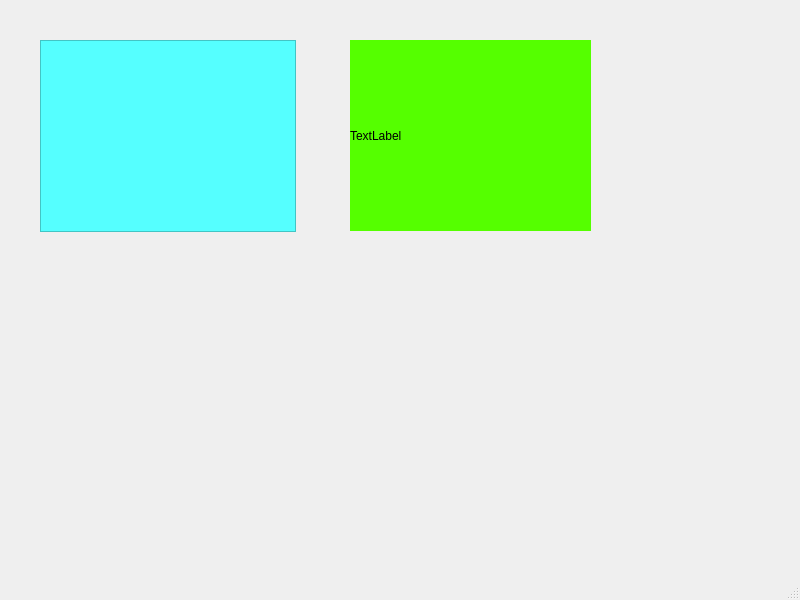
<?xml version="1.0" encoding="UTF-8"?>
<ui version="4.0">
 <class>MainWindow</class>
 <widget class="QMainWindow" name="MainWindow">
  <property name="geometry">
   <rect>
    <x>0</x>
    <y>0</y>
    <width>800</width>
    <height>600</height>
   </rect>
  </property>
  <property name="windowTitle">
   <string>MainWindow</string>
  </property>
  <widget class="QWidget" name="centralwidget">
   <widget class="QGraphicsView" name="graphicsView">
    <property name="geometry">
     <rect>
      <x>40</x>
      <y>40</y>
      <width>256</width>
      <height>192</height>
     </rect>
    </property>
    <property name="styleSheet">
     <string notr="true">background-color: rgb(85, 255, 255);</string>
    </property>
   </widget>
   <widget class="QLabel" name="label">
    <property name="geometry">
     <rect>
      <x>350</x>
      <y>40</y>
      <width>241</width>
      <height>191</height>
     </rect>
    </property>
    <property name="styleSheet">
     <string notr="true">background-color: rgb(85, 255, 0);</string>
    </property>
    <property name="text">
     <string>TextLabel</string>
    </property>
   </widget>
  </widget>
  <widget class="QMenuBar" name="menubar">
   <property name="geometry">
    <rect>
     <x>0</x>
     <y>0</y>
     <width>800</width>
     <height>21</height>
    </rect>
   </property>
  </widget>
  <widget class="QStatusBar" name="statusbar"/>
 </widget>
 <resources/>
 <connections/>
</ui>
